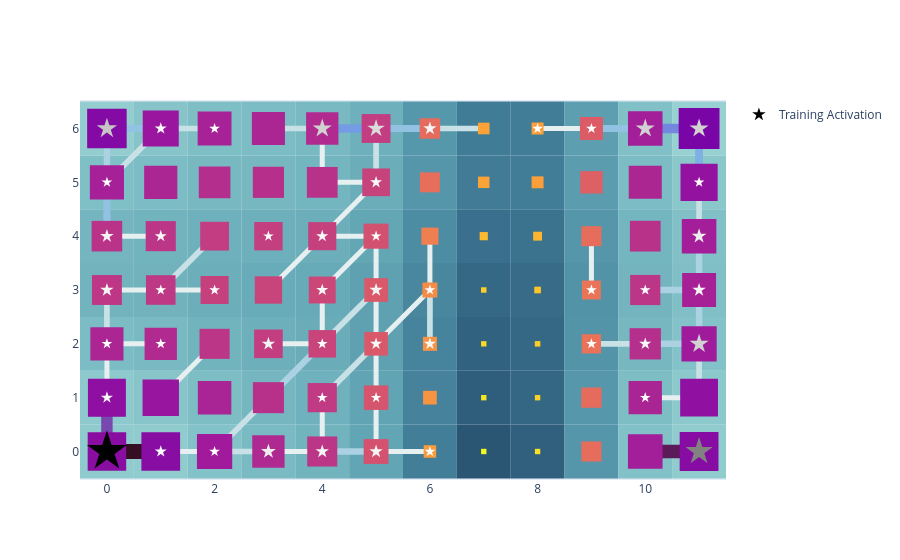

Write notebook code for a chart like this one.
### Code cell
basin.pond(base_style=modern_style) \
    .rhizome_layer() \
    .pad_layer() \
    .petal_layer() \
    .visualize();
